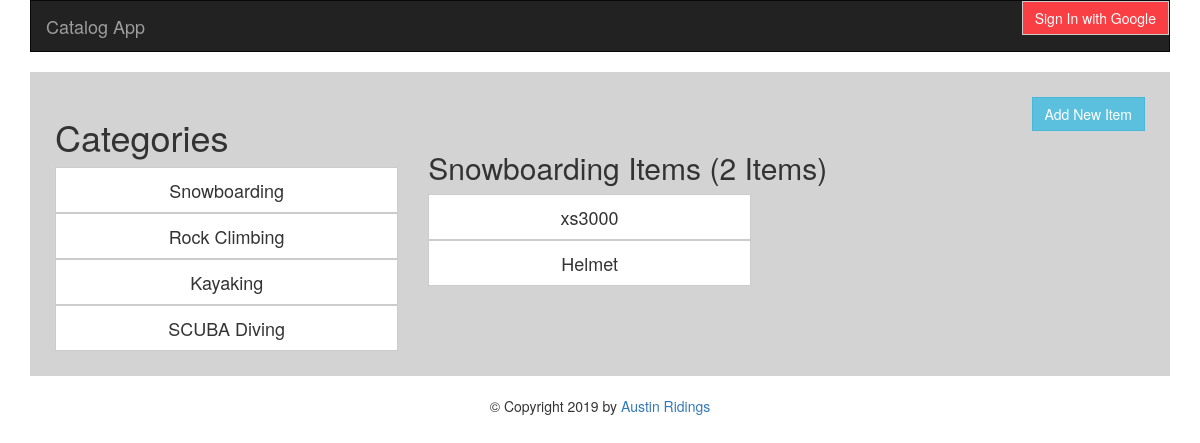
The page /catalog/1/items on the database its author committed.
### database.py (models this page shows, shortened)
class Category(Base):
    __tablename__ = 'category'
    id = Column(Integer, primary_key=True)
    name = Column(String(80), nullable=False)
    user_id = Column(Integer, ForeignKey('user.id'))
    user = relationship(User)

class Category_Item(Base):
    __tablename__ = 'category_item'
    id = Column(Integer, primary_key=True)
    name = Column(String(80), nullable=False)
    description = Column(String(255))
    category_id = Column(Integer, ForeignKey('category.id'))
    category = relationship(Category)
    user_id = Column(Integer, ForeignKey('user.id'))
    user = relationship(User)

### app.py (the view)
@app.route('/catalog/<int:category_id>/items', methods=['GET', 'POST'])
def categoryItems(category_id):
    cat = conn.query(Category).filter_by(id=category_id).one()
    cats = conn.query(Category).order_by(Category.id)
    items = conn.query(Category_Item).filter_by(category_id=category_id).all()
    itemcount = conn.query(Category_Item).filter_by(category_id=category_id).count()
    return render_template('category.html', cat=cat, items=items, cats=cats, itemcount=itemcount)

### templates/category.html (shortened to what this page needs)
{% extends "base.html" %}
{% block content %}
    <a class="btn btn-info btn-add" href="{{url_for('addItem', category_id=cat.id)}}">Add New Item</a>
<div class="row">
    <div class="col-md-4">
<h1>Categories</h1>
{% for c in cats %}
<a class="btn btn-default btn-lg btn-catalog" href="{{url_for('categoryItems', category_id = c.id)}}">{{ c.name }}</a>
{% endfor %}
</div>
<div class="col-md-8">
<h2>{{ cat.name }} Items ({{ itemcount }} Items)</h2>
{% for i in items %}
<a class="btn btn-default btn-lg btn-item" href="{{url_for('categoryItem', item_id = i.id, category_id=cat.id)}}">{{ i.name }}</a><br>
{% endfor %}
</div>
</div>
{%endblock%}

### static/style.css (style rules this page uses)
.btn-catalog { width: 100%; border-radius: 0; }
.btn { border-radius: 0; }
.btn-add { float: right; }
.btn-item { width: 45%; }

### rows shown on the page
Category: name "Snowboarding"
Category: name "Rock Climbing"
Category: name "Kayaking"
Category: name "SCUBA Diving"
Category_Item: name "xs3000"
Category_Item: name "Helmet"

### other values the page prints
{{ itemcount }} "2"
